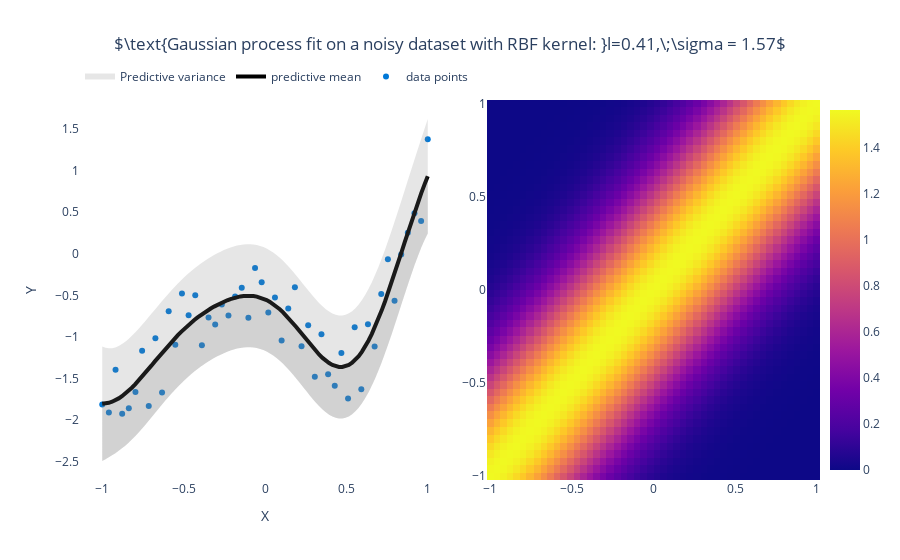

Source (notebook cell):
### Code cell
np.random.seed(0)
model = GPy.models.GPRegression(X2, y2, GPy.kern.RBF(1))
model.optimize_restarts(5, verbose=0)

y2_, y2_var = model.predict(X2_)
y2_std2 = np.sqrt(y2_var)*2

fig = get_fig(1,2)
fig.update_layout(xaxis={'domain': [0, 0.5]},
        xaxis2={'domain': [0.55, 1]})
fig.add_trace(go.Scatter(x=X2.ravel(), y=y2.ravel(),
                    mode='markers',opacity=1,
                    name='data points',line=dict(width=4, color='#0078D7'), 
                    hovertemplate='(%{x:.2f},%{y:.2f})'), row=1, col=1)
fig.add_trace(go.Scatter(x=X2_.ravel(), y=y2_.ravel(),
                    mode='lines',opacity=1,
                    name='predictive mean',line=dict(width=4, color='black'), 
                    hovertemplate='(%{x:.2f},%{y:.2f})'), row=1, col=1)
fig.add_trace(go.Scatter(x=X2_.ravel(), y=y2_.ravel()-y2_std2.ravel(), fill='tonexty',
                         fillcolor='rgba(128,128,128,0.2)',showlegend=False,name='Predictive variance',
                         hovertemplate='(%{x:.2f},%{y:.2f})',
                    mode='none' # override default markers+lines
                    ), row=1, col=1)
fig.add_trace(go.Scatter(x=X2_.ravel(), y=y2_.ravel()+y2_std2.ravel(), fill='tonexty',
                         fillcolor='rgba(128,128,128,0.2)',
                         hovertemplate='(%{x:.2f},%{y:.2f})',
                    mode= 'none', name='Predictive variance'), row=1, col=1)

fig.add_trace(go.Heatmap(x=X2.ravel().round(2), 
                         y=X2.ravel().round(2), 
                         z=model.kern.K(X2),
                         colorbar=dict(x=1)), row=1, col=2)

fig.update_layout(
    title_text='$'+'\\text{Gaussian process fit on a noisy dataset with RBF kernel: }l='+str(model.kern.lengthscale[0].round(2))\
    +',\;\sigma = '+str(model.kern.variance[0].round(2))+'$', 
                title_x=0.5,
                xaxis_title="X",
                yaxis_title="Y",
                legend=dict(
    orientation="h", x=0, y=1.1)
                )

fig.show()
